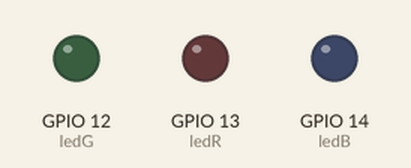
Simulated run of this sketch. Board: ESP8266 (NodeMCU). Parts: output pins drawn as LEDs (lit = HIGH). WiFi joins after 1.5 s; servers stay silent unless stated; what the sketch prints to the serial monitor is not drawn.

Above: at 1.7 s.
At 13.7 s:
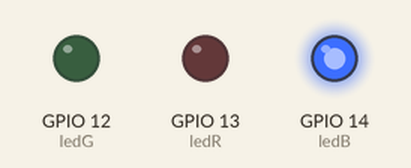
At 24.6 s:
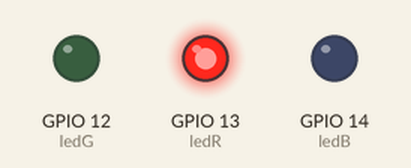
At 49.3 s:
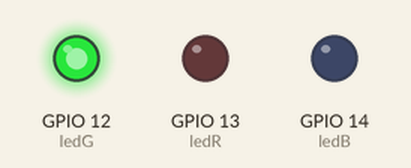
Timing chart, 0 to 52.2 s (numbered marks = the images above):
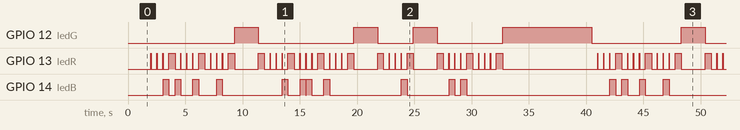

Measured:
- by itself, GPIO 12 (ledG): repeats every 39.0 s: LOW 8.3 s, HIGH 2.1 s, LOW 3.1 s, HIGH 2.1 s, LOW 5.7 s, HIGH 7.8 s, LOW 7.8 s, HIGH 2.1 s
- by itself, GPIO 13 (ledR), GPIO 14 (ledB): moves between LOW and HIGH, repeating every 39.0 s
- by itself, everything shown: repeats every 39.0 s, in 80 steps

The sketch:

IndicatorServer.ino
```cpp
#include <ESP8266WiFi.h>
#include <WiFiClient.h>
#include <ESP8266WebServer.h>
#include <ESP8266mDNS.h>

const char* ssid = "CMU";
const char* password = "whatever";
const char* mDNSName = "indicator0";

const int ledR = 13;
const int ledG = 12;
const int ledB = 14;

const char RED_MASK = 1;
const char GREEN_MASK = 2;
const char BLUE_MASK = 4;

// Whether the server has received a request yet. Flash the IP until it has.
bool pinged = false;
IPAddress ip;

ESP8266WebServer server(80);

// Turn the LED to color
void light(char color) {
  digitalWrite(ledR, color & RED_MASK);
  digitalWrite(ledG, color & GREEN_MASK);
  digitalWrite(ledB, color & BLUE_MASK);
}

void handleAll() {
  pinged = true;

  // Get the color from the URI
  String colorURI = server.uri();
  char color = colorURI.charAt(1) - 48;
  Serial.print("Color: ");
  Serial.println((int)color);

  if (0 <= color && color <= 7) {
    // If it's a valid color, light up and send the response
    light(color);
    server.send(204);

  } else {
    String message = "Invalid color\n\n";
    message += "URI: ";
    message += server.uri();
    message += "\nMethod: ";
    message += (server.method() == HTTP_GET) ? "GET" : "POST";
    message += "\nArguments: ";
    message += server.args();
    message += "\n";
    for (uint8_t i = 0; i < server.args(); i++) {
      message += " " + server.argName(i) + ": " + server.arg(i) + "\n";
    }
    server.send(404, "text/plain", message);
  }
}

void setup(void) {
  pinMode(ledR, OUTPUT);
  pinMode(ledG, OUTPUT);
  pinMode(ledB, OUTPUT);

  Serial.begin(115200);
  WiFi.mode(WIFI_STA);
  WiFi.begin(ssid, password);
  Serial.println("");
  Serial.print("MAC ");
  Serial.println(WiFi.macAddress());

  // Wait for connection
  while (WiFi.status() != WL_CONNECTED) {
    delay(500);
    Serial.print(".");
  }
  ip = WiFi.localIP();
  Serial.println("");
  Serial.print("Connected to ");
  Serial.println(ssid);
  Serial.print("IP address: ");
  Serial.println(ip);

  if (MDNS.begin(mDNSName)) {
    Serial.println("MDNS responder started");
  }

  server.on("/", []() {
    server.send(200, "text/plain", "GET /1 through /7 to turn on the lights");
  });
  server.onNotFound(handleAll);

  server.begin();
  Serial.println("HTTP server started");
}

void loop(void) {
  server.handleClient();
  if (!pinged) {
    flashIP();
  }
}

const long tbit = 500; // ms to flash one bit
const long tdiv = 20; // ms to flicker between bits
/*
  BBBBr    r    rBBBBrrrrrrBBBB....rrrrrrGGGGGGGGGGGGGGGGGGGGrrrrr
  bit.dbit.dbit.dbit.dbit.dbit.....dbit.dbit.dbit.dbit.dbit.dbit.d
  \________9_________/\___/\_#_..._/\___/\________._________/\___/
*/

long ipstart = -100000; // Start of flashing
const long period = 5 * (tbit + tdiv);

// Light up the led to show the ip
void flashIP() {
  long curt = millis() - ipstart;

  if (curt > (ip.toString().length() + 3) * period) {
    // Restart
    light(0);
    ipstart = millis();

  } else if (curt > ip.toString().length() * period) {
    // Long green pulse at the end
    light(GREEN_MASK);

  } else if ((curt % period ) < (4 * (tbit + tdiv))) {
    // We're outputting a character right now
    int chari = curt / period;           // Index into string
    char c = ip.toString().charAt(chari);  // char we're outputting

    if (c == '.') {
      // We're outputting '.'
      light(GREEN_MASK);

    } else {
      // We're outputting a digit

      if ((curt % (tbit + tdiv)) > tbit) {
        // We're outputting a divider
        light(RED_MASK);

      } else {
        // We're outputting a bit
        char outc = c - 48; // Number we're outputting
        int biti = (curt % period) / (tbit + tdiv);

        // 0 if the biti'th-highest bit is a 0, >0 otherwise
        int out = outc & (0x1 << (3 - biti));
        if (out == 0) {
          light(0);
        } else {
          light(BLUE_MASK);
        }
      }
    }

  } else {
    // We're outputting a gap between digits
    light(RED_MASK);

  }
}
```
